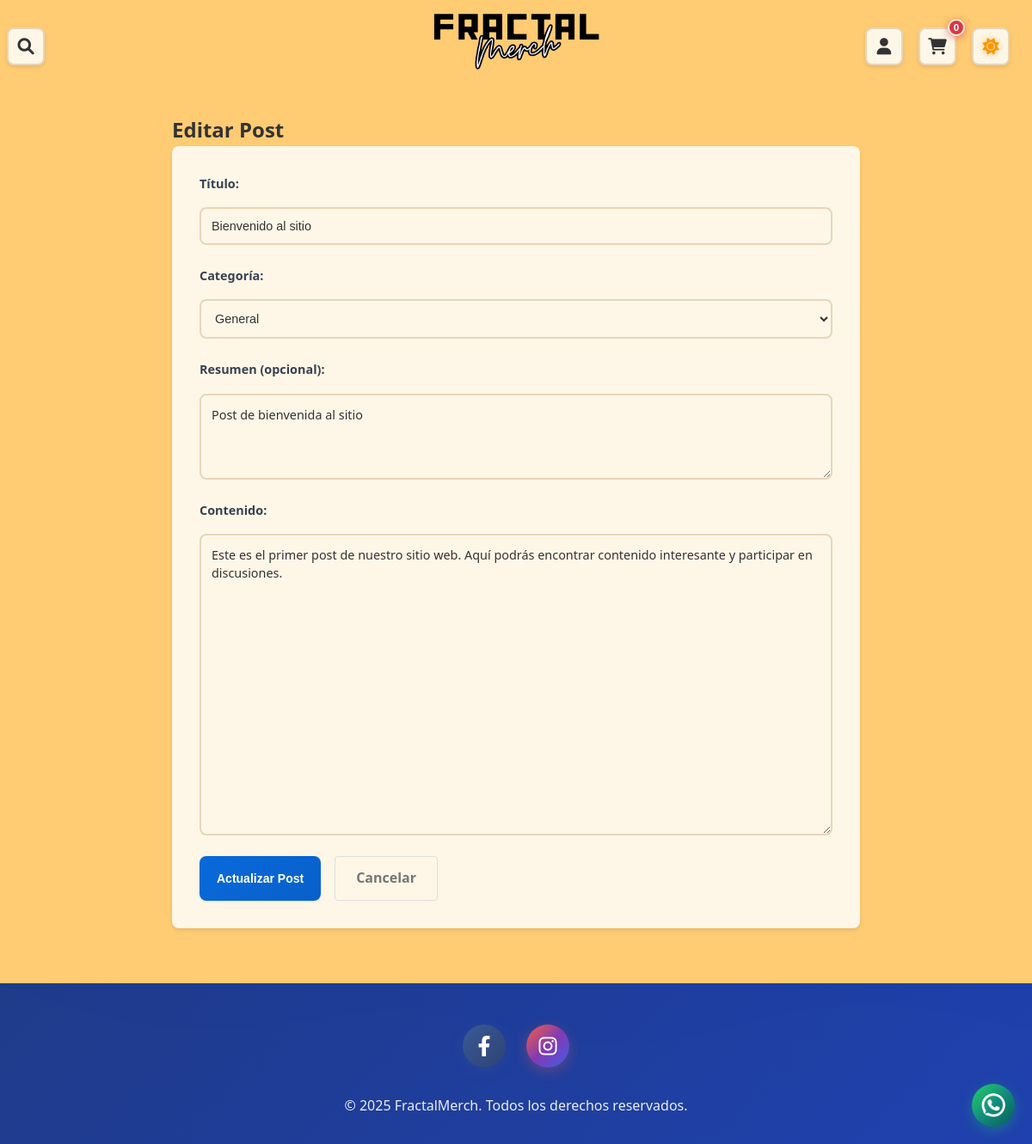
The app's page /edit-post.php?id=1 (signed in) with its own data.
### tables this page shows
CREATE TABLE posts (
    id INT AUTO_INCREMENT PRIMARY KEY,
    title VARCHAR(200) NOT NULL,
    content TEXT NOT NULL,
    excerpt TEXT,
    user_id INT NOT NULL,
    category_id INT,
    status ENUM('draft', 'published', 'archived') DEFAULT 'draft',
    views INT DEFAULT 0,
    created_at TIMESTAMP DEFAULT CURRENT_TIMESTAMP,
    updated_at TIMESTAMP DEFAULT CURRENT_TIMESTAMP ON UPDATE CURRENT_TIMESTAMP,
    FOREIGN KEY (user_id) REFERENCES users(id) ON DELETE CASCADE,
    FOREIGN KEY (category_id) REFERENCES categories(id) ON DELETE SET NULL
);

CREATE TABLE categories (
    id INT AUTO_INCREMENT PRIMARY KEY,
    name VARCHAR(100) NOT NULL,
    description TEXT,
    created_at TIMESTAMP DEFAULT CURRENT_TIMESTAMP
);

### includes/functions.php (called while the page is built, shortened)
<?php
require_once __DIR__ . '/../config/database.php';
function get_post_by_id($id) {
    global $pdo;
    $stmt = $pdo->prepare("SELECT p.*, u.username, c.name as category_name
                          FROM posts p
                          JOIN users u ON p.user_id = u.id
                          LEFT JOIN categories c ON p.category_id = c.id
                          WHERE p.id = ?");
    $stmt->execute([$id]);
    return $stmt->fetch();
}
function get_categories() {
    global $pdo;
    $stmt = $pdo->query("SELECT * FROM categories ORDER BY name");
    return $stmt->fetchAll();
}
?>

### edit-post.php (the view, shortened to what this page needs)
<?php
require_once 'includes/functions.php';
$post_id = isset($_GET['id']) ? (int)$_GET['id'] : 0;
$post = get_post_by_id($post_id);
$categories = get_categories();
include 'includes/header.php';
?>
<div class="edit-post-container">
    <h2>Editar Post</h2>
    <form method="POST" action="" class="post-form">
        <div class="form-group">
            <label for="title">Título:</label>
            <input type="text" id="title" name="title" required
                   value="<?php echo isset($_POST['title']) ? $_POST['title'] : $post['title']; ?>">
        </div>
        <div class="form-group">
            <label for="category_id">Categoría:</label>
            <select id="category_id" name="category_id">
                <?php foreach ($categories as $category): ?>
                    <option value="<?php echo $category['id']; ?>"
                            <?php
                            $selected = isset($_POST['category_id']) ? $_POST['category_id'] : $post['category_id'];
                            echo ($selected == $category['id']) ? 'selected' : '';
                            ?>>
                        <?php echo $category['name']; ?>
                    </option>
                <?php endforeach; ?>
            </select>
        </div>
        <div class="form-group">
            <label for="excerpt">Resumen (opcional):</label>
            <textarea id="excerpt" name="excerpt" rows="3" placeholder="Breve descripción del post..."><?php echo isset($_POST['excerpt']) ? $_POST['excerpt'] : $post['excerpt']; ?></textarea>
        </div>
        <div class="form-group">
            <label for="content">Contenido:</label>
            <textarea id="content" name="content" rows="15" required><?php echo isset($_POST['content']) ? $_POST['content'] : $post['content']; ?></textarea>
        </div>
        <div class="form-actions">
            <button type="submit" class="btn btn-primary">Actualizar Post</button>
            <a href="post.php?id=<?php echo $post_id; ?>" class="btn btn-secondary">Cancelar</a>
        </div>
    </form>
</div>
<?php include 'includes/footer.php'; ?>

### records on screen
posts: title "Bienvenido al sitio", category_id "General", excerpt "Post de bienvenida al sitio", content "Este es el primer post de nuestro sitio web. Aquí podrás encontrar contenido interesante y participar en discusiones."

### other values on screen
SITE_NAME "FractalMerch"
